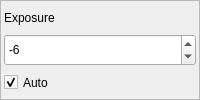
                      <widget class="QFrame" name="frme_cap_exposure_3">
                       <property name="sizePolicy">
                        <sizepolicy hsizetype="Ignored" vsizetype="Preferred">
                         <horstretch>0</horstretch>
                         <verstretch>0</verstretch>
                        </sizepolicy>
                       </property>
                       <property name="layoutDirection">
                        <enum>Qt::LeftToRight</enum>
                       </property>
                       <property name="frameShape">
                        <enum>QFrame::StyledPanel</enum>
                       </property>
                       <property name="frameShadow">
                        <enum>QFrame::Plain</enum>
                       </property>
                       <layout class="QVBoxLayout" name="layout_vrt_frme_cap_exposure_3">
                        <property name="spacing">
                         <number>0</number>
                        </property>
                        <property name="leftMargin">
                         <number>3</number>
                        </property>
                        <property name="topMargin">
                         <number>0</number>
                        </property>
                        <property name="rightMargin">
                         <number>3</number>
                        </property>
                        <property name="bottomMargin">
                         <number>0</number>
                        </property>
                        <item>
                         <widget class="QLabel" name="lbl_static_exposure_3">
                          <property name="sizePolicy">
                           <sizepolicy hsizetype="Ignored" vsizetype="Preferred">
                            <horstretch>0</horstretch>
                            <verstretch>0</verstretch>
                           </sizepolicy>
                          </property>
                          <property name="text">
                           <string>Exposure</string>
                          </property>
                         </widget>
                        </item>
                        <item>
                         <widget class="QSpinBox" name="spbx_cap_exposure_3">
                          <property name="sizePolicy">
                           <sizepolicy hsizetype="Ignored" vsizetype="Preferred">
                            <horstretch>0</horstretch>
                            <verstretch>0</verstretch>
                           </sizepolicy>
                          </property>
                          <property name="minimum">
                           <number>-20</number>
                          </property>
                          <property name="maximum">
                           <number>20</number>
                          </property>
                          <property name="value">
                           <number>-6</number>
                          </property>
                         </widget>
                        </item>
                        <item>
                         <widget class="QCheckBox" name="chbx_cap_autoexposure_3">
                          <property name="sizePolicy">
                           <sizepolicy hsizetype="Ignored" vsizetype="Preferred">
                            <horstretch>0</horstretch>
                            <verstretch>0</verstretch>
                           </sizepolicy>
                          </property>
                          <property name="layoutDirection">
                           <enum>Qt::LeftToRight</enum>
                          </property>
                          <property name="text">
                           <string>Auto</string>
                          </property>
                          <property name="checked">
                           <bool>true</bool>
                          </property>
                         </widget>
                        </item>
                       </layout>
                      </widget>
